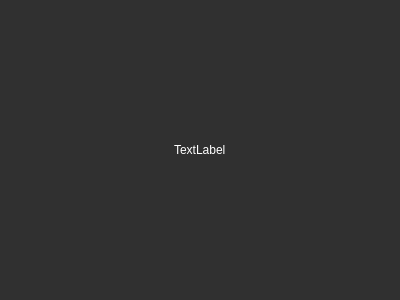
<?xml version="1.0" encoding="UTF-8"?>
<ui version="4.0">
 <class>IImageViewer</class>
 <widget class="QDialog" name="IImageViewer">
  <property name="geometry">
   <rect>
    <x>0</x>
    <y>0</y>
    <width>400</width>
    <height>300</height>
   </rect>
  </property>
  <property name="palette">
   <palette>
    <active>
     <colorrole role="WindowText">
      <brush brushstyle="SolidPattern">
       <color alpha="255">
        <red>255</red>
        <green>255</green>
        <blue>255</blue>
       </color>
      </brush>
     </colorrole>
     <colorrole role="Button">
      <brush brushstyle="SolidPattern">
       <color alpha="255">
        <red>48</red>
        <green>48</green>
        <blue>48</blue>
       </color>
      </brush>
     </colorrole>
     <colorrole role="Light">
      <brush brushstyle="SolidPattern">
       <color alpha="255">
        <red>72</red>
        <green>72</green>
        <blue>72</blue>
       </color>
      </brush>
     </colorrole>
     <colorrole role="Midlight">
      <brush brushstyle="SolidPattern">
       <color alpha="255">
        <red>60</red>
        <green>60</green>
        <blue>60</blue>
       </color>
      </brush>
     </colorrole>
     <colorrole role="Dark">
      <brush brushstyle="SolidPattern">
       <color alpha="255">
        <red>24</red>
        <green>24</green>
        <blue>24</blue>
       </color>
      </brush>
     </colorrole>
     <colorrole role="Mid">
      <brush brushstyle="SolidPattern">
       <color alpha="255">
        <red>32</red>
        <green>32</green>
        <blue>32</blue>
       </color>
      </brush>
     </colorrole>
     <colorrole role="Text">
      <brush brushstyle="SolidPattern">
       <color alpha="255">
        <red>255</red>
        <green>255</green>
        <blue>255</blue>
       </color>
      </brush>
     </colorrole>
     <colorrole role="BrightText">
      <brush brushstyle="SolidPattern">
       <color alpha="255">
        <red>255</red>
        <green>255</green>
        <blue>255</blue>
       </color>
      </brush>
     </colorrole>
     <colorrole role="ButtonText">
      <brush brushstyle="SolidPattern">
       <color alpha="255">
        <red>255</red>
        <green>255</green>
        <blue>255</blue>
       </color>
      </brush>
     </colorrole>
     <colorrole role="Base">
      <brush brushstyle="SolidPattern">
       <color alpha="255">
        <red>0</red>
        <green>0</green>
        <blue>0</blue>
       </color>
      </brush>
     </colorrole>
     <colorrole role="Window">
      <brush brushstyle="SolidPattern">
       <color alpha="255">
        <red>48</red>
        <green>48</green>
        <blue>48</blue>
       </color>
      </brush>
     </colorrole>
     <colorrole role="Shadow">
      <brush brushstyle="SolidPattern">
       <color alpha="255">
        <red>0</red>
        <green>0</green>
        <blue>0</blue>
       </color>
      </brush>
     </colorrole>
     <colorrole role="AlternateBase">
      <brush brushstyle="SolidPattern">
       <color alpha="255">
        <red>24</red>
        <green>24</green>
        <blue>24</blue>
       </color>
      </brush>
     </colorrole>
     <colorrole role="ToolTipBase">
      <brush brushstyle="SolidPattern">
       <color alpha="255">
        <red>255</red>
        <green>255</green>
        <blue>220</blue>
       </color>
      </brush>
     </colorrole>
     <colorrole role="ToolTipText">
      <brush brushstyle="SolidPattern">
       <color alpha="255">
        <red>0</red>
        <green>0</green>
        <blue>0</blue>
       </color>
      </brush>
     </colorrole>
    </active>
    <inactive>
     <colorrole role="WindowText">
      <brush brushstyle="SolidPattern">
       <color alpha="255">
        <red>255</red>
        <green>255</green>
        <blue>255</blue>
       </color>
      </brush>
     </colorrole>
     <colorrole role="Button">
      <brush brushstyle="SolidPattern">
       <color alpha="255">
        <red>48</red>
        <green>48</green>
        <blue>48</blue>
       </color>
      </brush>
     </colorrole>
     <colorrole role="Light">
      <brush brushstyle="SolidPattern">
       <color alpha="255">
        <red>72</red>
        <green>72</green>
        <blue>72</blue>
       </color>
      </brush>
     </colorrole>
     <colorrole role="Midlight">
      <brush brushstyle="SolidPattern">
       <color alpha="255">
        <red>60</red>
        <green>60</green>
        <blue>60</blue>
       </color>
      </brush>
     </colorrole>
     <colorrole role="Dark">
      <brush brushstyle="SolidPattern">
       <color alpha="255">
        <red>24</red>
        <green>24</green>
        <blue>24</blue>
       </color>
      </brush>
     </colorrole>
     <colorrole role="Mid">
      <brush brushstyle="SolidPattern">
       <color alpha="255">
        <red>32</red>
        <green>32</green>
        <blue>32</blue>
       </color>
      </brush>
     </colorrole>
     <colorrole role="Text">
      <brush brushstyle="SolidPattern">
       <color alpha="255">
        <red>255</red>
        <green>255</green>
        <blue>255</blue>
       </color>
      </brush>
     </colorrole>
     <colorrole role="BrightText">
      <brush brushstyle="SolidPattern">
       <color alpha="255">
        <red>255</red>
        <green>255</green>
        <blue>255</blue>
       </color>
      </brush>
     </colorrole>
     <colorrole role="ButtonText">
      <brush brushstyle="SolidPattern">
       <color alpha="255">
        <red>255</red>
        <green>255</green>
        <blue>255</blue>
       </color>
      </brush>
     </colorrole>
     <colorrole role="Base">
      <brush brushstyle="SolidPattern">
       <color alpha="255">
        <red>0</red>
        <green>0</green>
        <blue>0</blue>
       </color>
      </brush>
     </colorrole>
     <colorrole role="Window">
      <brush brushstyle="SolidPattern">
       <color alpha="255">
        <red>48</red>
        <green>48</green>
        <blue>48</blue>
       </color>
      </brush>
     </colorrole>
     <colorrole role="Shadow">
      <brush brushstyle="SolidPattern">
       <color alpha="255">
        <red>0</red>
        <green>0</green>
        <blue>0</blue>
       </color>
      </brush>
     </colorrole>
     <colorrole role="AlternateBase">
      <brush brushstyle="SolidPattern">
       <color alpha="255">
        <red>24</red>
        <green>24</green>
        <blue>24</blue>
       </color>
      </brush>
     </colorrole>
     <colorrole role="ToolTipBase">
      <brush brushstyle="SolidPattern">
       <color alpha="255">
        <red>255</red>
        <green>255</green>
        <blue>220</blue>
       </color>
      </brush>
     </colorrole>
     <colorrole role="ToolTipText">
      <brush brushstyle="SolidPattern">
       <color alpha="255">
        <red>0</red>
        <green>0</green>
        <blue>0</blue>
       </color>
      </brush>
     </colorrole>
    </inactive>
    <disabled>
     <colorrole role="WindowText">
      <brush brushstyle="SolidPattern">
       <color alpha="255">
        <red>24</red>
        <green>24</green>
        <blue>24</blue>
       </color>
      </brush>
     </colorrole>
     <colorrole role="Button">
      <brush brushstyle="SolidPattern">
       <color alpha="255">
        <red>48</red>
        <green>48</green>
        <blue>48</blue>
       </color>
      </brush>
     </colorrole>
     <colorrole role="Light">
      <brush brushstyle="SolidPattern">
       <color alpha="255">
        <red>72</red>
        <green>72</green>
        <blue>72</blue>
       </color>
      </brush>
     </colorrole>
     <colorrole role="Midlight">
      <brush brushstyle="SolidPattern">
       <color alpha="255">
        <red>60</red>
        <green>60</green>
        <blue>60</blue>
       </color>
      </brush>
     </colorrole>
     <colorrole role="Dark">
      <brush brushstyle="SolidPattern">
       <color alpha="255">
        <red>24</red>
        <green>24</green>
        <blue>24</blue>
       </color>
      </brush>
     </colorrole>
     <colorrole role="Mid">
      <brush brushstyle="SolidPattern">
       <color alpha="255">
        <red>32</red>
        <green>32</green>
        <blue>32</blue>
       </color>
      </brush>
     </colorrole>
     <colorrole role="Text">
      <brush brushstyle="SolidPattern">
       <color alpha="255">
        <red>24</red>
        <green>24</green>
        <blue>24</blue>
       </color>
      </brush>
     </colorrole>
     <colorrole role="BrightText">
      <brush brushstyle="SolidPattern">
       <color alpha="255">
        <red>255</red>
        <green>255</green>
        <blue>255</blue>
       </color>
      </brush>
     </colorrole>
     <colorrole role="ButtonText">
      <brush brushstyle="SolidPattern">
       <color alpha="255">
        <red>24</red>
        <green>24</green>
        <blue>24</blue>
       </color>
      </brush>
     </colorrole>
     <colorrole role="Base">
      <brush brushstyle="SolidPattern">
       <color alpha="255">
        <red>48</red>
        <green>48</green>
        <blue>48</blue>
       </color>
      </brush>
     </colorrole>
     <colorrole role="Window">
      <brush brushstyle="SolidPattern">
       <color alpha="255">
        <red>48</red>
        <green>48</green>
        <blue>48</blue>
       </color>
      </brush>
     </colorrole>
     <colorrole role="Shadow">
      <brush brushstyle="SolidPattern">
       <color alpha="255">
        <red>0</red>
        <green>0</green>
        <blue>0</blue>
       </color>
      </brush>
     </colorrole>
     <colorrole role="AlternateBase">
      <brush brushstyle="SolidPattern">
       <color alpha="255">
        <red>48</red>
        <green>48</green>
        <blue>48</blue>
       </color>
      </brush>
     </colorrole>
     <colorrole role="ToolTipBase">
      <brush brushstyle="SolidPattern">
       <color alpha="255">
        <red>255</red>
        <green>255</green>
        <blue>220</blue>
       </color>
      </brush>
     </colorrole>
     <colorrole role="ToolTipText">
      <brush brushstyle="SolidPattern">
       <color alpha="255">
        <red>0</red>
        <green>0</green>
        <blue>0</blue>
       </color>
      </brush>
     </colorrole>
    </disabled>
   </palette>
  </property>
  <property name="windowTitle">
   <string>Dialog</string>
  </property>
  <property name="windowOpacity">
   <double>0.500000000000000</double>
  </property>
  <layout class="QGridLayout" name="gridLayout">
   <item row="0" column="1">
    <spacer name="verticalSpacer">
     <property name="orientation">
      <enum>Qt::Vertical</enum>
     </property>
     <property name="sizeHint" stdset="0">
      <size>
       <width>20</width>
       <height>121</height>
      </size>
     </property>
    </spacer>
   </item>
   <item row="1" column="0">
    <spacer name="horizontalSpacer">
     <property name="orientation">
      <enum>Qt::Horizontal</enum>
     </property>
     <property name="sizeHint" stdset="0">
      <size>
       <width>149</width>
       <height>20</height>
      </size>
     </property>
    </spacer>
   </item>
   <item row="1" column="1">
    <widget class="QLabel" name="labelImage">
     <property name="text">
      <string>TextLabel</string>
     </property>
    </widget>
   </item>
   <item row="1" column="2">
    <spacer name="horizontalSpacer_2">
     <property name="orientation">
      <enum>Qt::Horizontal</enum>
     </property>
     <property name="sizeHint" stdset="0">
      <size>
       <width>149</width>
       <height>20</height>
      </size>
     </property>
    </spacer>
   </item>
   <item row="2" column="1">
    <spacer name="verticalSpacer_2">
     <property name="orientation">
      <enum>Qt::Vertical</enum>
     </property>
     <property name="sizeHint" stdset="0">
      <size>
       <width>20</width>
       <height>120</height>
      </size>
     </property>
    </spacer>
   </item>
  </layout>
 </widget>
 <resources/>
 <connections/>
</ui>
